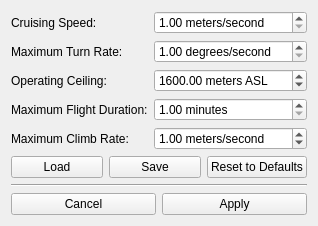
<?xml version="1.0" encoding="UTF-8"?>
<ui version="4.0">
 <class>UAVParametersWidget</class>
 <widget class="QWidget" name="UAVParametersWidget">
  <property name="geometry">
   <rect>
    <x>0</x>
    <y>0</y>
    <width>294</width>
    <height>223</height>
   </rect>
  </property>
  <property name="windowTitle">
   <string>UAV Parameters</string>
  </property>
  <layout class="QVBoxLayout" name="verticalLayout">
   <item>
    <layout class="QFormLayout" name="formLayout">
     <property name="labelAlignment">
      <set>Qt::AlignLeading|Qt::AlignLeft|Qt::AlignVCenter</set>
     </property>
     <item row="0" column="0">
      <widget class="QLabel" name="label">
       <property name="text">
        <string>Cruising Speed:</string>
       </property>
      </widget>
     </item>
     <item row="1" column="0">
      <widget class="QLabel" name="label_2">
       <property name="text">
        <string>Maximum Turn Rate:</string>
       </property>
      </widget>
     </item>
     <item row="2" column="0">
      <widget class="QLabel" name="label_3">
       <property name="text">
        <string>Operating Ceiling:</string>
       </property>
      </widget>
     </item>
     <item row="3" column="0">
      <widget class="QLabel" name="label_4">
       <property name="text">
        <string>Maximum Flight Duration:</string>
       </property>
      </widget>
     </item>
     <item row="4" column="0">
      <widget class="QLabel" name="label_5">
       <property name="text">
        <string>Maximum Climb Rate:</string>
       </property>
      </widget>
     </item>
     <item row="0" column="1">
      <widget class="QDoubleSpinBox" name="speedSpinBox">
       <property name="suffix">
        <string> meters/second</string>
       </property>
       <property name="minimum">
        <double>1.000000000000000</double>
       </property>
       <property name="maximum">
        <double>100.000000000000000</double>
       </property>
      </widget>
     </item>
     <item row="1" column="1">
      <widget class="QDoubleSpinBox" name="maxTurnSpinBox">
       <property name="suffix">
        <string> degrees/second</string>
       </property>
       <property name="minimum">
        <double>1.000000000000000</double>
       </property>
       <property name="maximum">
        <double>100.000000000000000</double>
       </property>
      </widget>
     </item>
     <item row="2" column="1">
      <widget class="QDoubleSpinBox" name="ceilingSpinBox">
       <property name="suffix">
        <string> meters ASL</string>
       </property>
       <property name="minimum">
        <double>100.000000000000000</double>
       </property>
       <property name="maximum">
        <double>10000.000000000000000</double>
       </property>
       <property name="value">
        <double>1600.000000000000000</double>
       </property>
      </widget>
     </item>
     <item row="3" column="1">
      <widget class="QDoubleSpinBox" name="maxFlightDurationSpinBox">
       <property name="suffix">
        <string> minutes</string>
       </property>
       <property name="minimum">
        <double>1.000000000000000</double>
       </property>
       <property name="maximum">
        <double>60.000000000000000</double>
       </property>
      </widget>
     </item>
     <item row="4" column="1">
      <widget class="QDoubleSpinBox" name="maxClimbRateSpinBox">
       <property name="suffix">
        <string> meters/second</string>
       </property>
       <property name="minimum">
        <double>0.100000000000000</double>
       </property>
       <property name="maximum">
        <double>100.000000000000000</double>
       </property>
       <property name="value">
        <double>1.000000000000000</double>
       </property>
      </widget>
     </item>
    </layout>
   </item>
   <item>
    <layout class="QHBoxLayout" name="horizontalLayout">
     <item>
      <widget class="QPushButton" name="loadButton">
       <property name="text">
        <string>Load</string>
       </property>
       <property name="icon">
        <iconset resource="resources.qrc">
         <normaloff>:/icons/16x16/crystal_project/16x16/filesystems/folder_documents.png</normaloff>:/icons/16x16/crystal_project/16x16/filesystems/folder_documents.png</iconset>
       </property>
      </widget>
     </item>
     <item>
      <widget class="QPushButton" name="saveButton">
       <property name="text">
        <string>Save</string>
       </property>
       <property name="icon">
        <iconset resource="resources.qrc">
         <normaloff>:/icons/16x16/crystal_project/16x16/devices/3floppy_unmount.png</normaloff>:/icons/16x16/crystal_project/16x16/devices/3floppy_unmount.png</iconset>
       </property>
      </widget>
     </item>
     <item>
      <widget class="QPushButton" name="resetButton">
       <property name="text">
        <string>Reset to Defaults</string>
       </property>
       <property name="icon">
        <iconset resource="resources.qrc">
         <normaloff>:/icons/16x16/crystal_project/16x16/actions/reload.png</normaloff>:/icons/16x16/crystal_project/16x16/actions/reload.png</iconset>
       </property>
      </widget>
     </item>
    </layout>
   </item>
   <item>
    <widget class="Line" name="line">
     <property name="orientation">
      <enum>Qt::Horizontal</enum>
     </property>
    </widget>
   </item>
   <item>
    <layout class="QHBoxLayout" name="horizontalLayout_2">
     <item>
      <widget class="QPushButton" name="cancelButton">
       <property name="text">
        <string>Cancel</string>
       </property>
       <property name="icon">
        <iconset resource="resources.qrc">
         <normaloff>:/icons/16x16/crystal_project/16x16/actions/cancel.png</normaloff>:/icons/16x16/crystal_project/16x16/actions/cancel.png</iconset>
       </property>
      </widget>
     </item>
     <item>
      <widget class="QPushButton" name="applyButton">
       <property name="text">
        <string>Apply</string>
       </property>
       <property name="icon">
        <iconset resource="resources.qrc">
         <normaloff>:/icons/16x16/crystal_project/16x16/actions/apply.png</normaloff>:/icons/16x16/crystal_project/16x16/actions/apply.png</iconset>
       </property>
      </widget>
     </item>
    </layout>
   </item>
   <item>
    <spacer name="verticalSpacer">
     <property name="orientation">
      <enum>Qt::Vertical</enum>
     </property>
     <property name="sizeHint" stdset="0">
      <size>
       <width>20</width>
       <height>40</height>
      </size>
     </property>
    </spacer>
   </item>
  </layout>
 </widget>
 <resources>
  <include location="resources.qrc"/>
 </resources>
 <connections/>
</ui>
